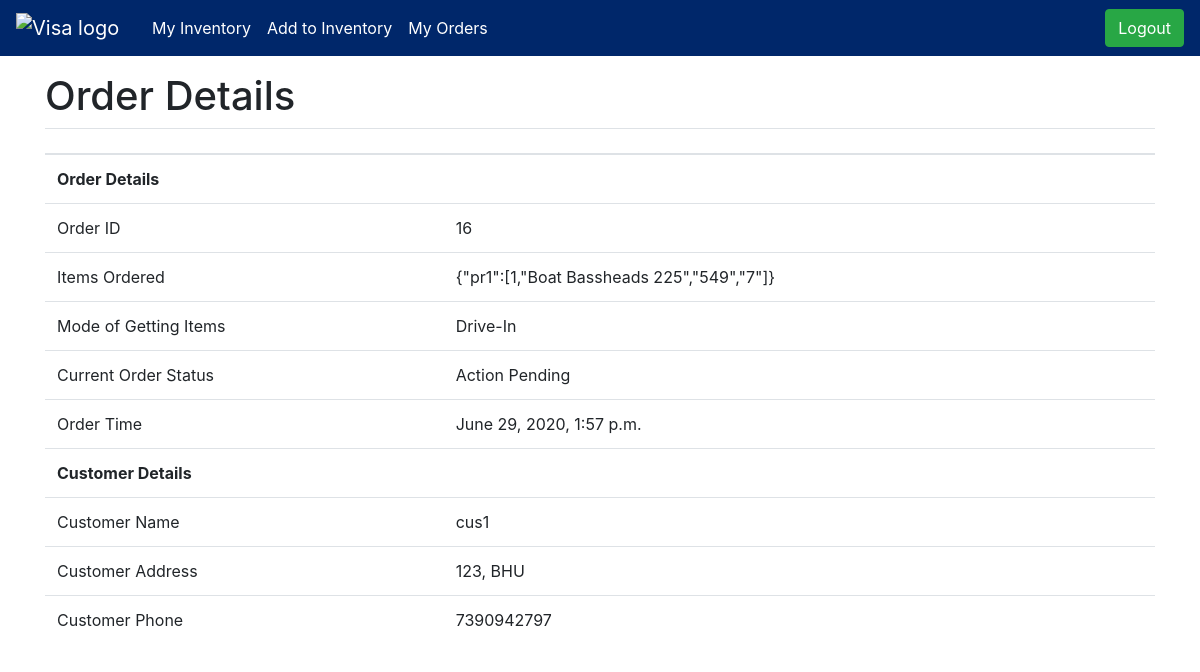
/shop/mer_order_detail/16 (signed in), run on an earlier commit of the app's database.
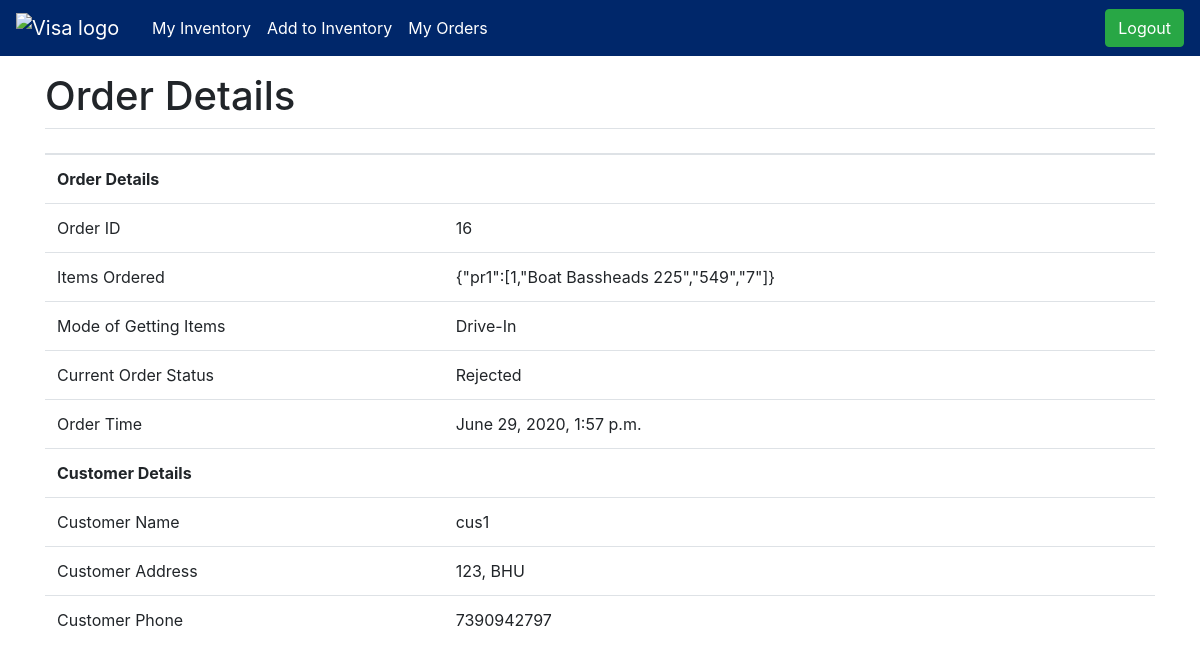
And on a later commit of the database.
### shop/models.py (models this page shows, shortened)
class Order(models.Model):
    order_id=models.AutoField(primary_key=True)
    items_json=models.CharField(max_length=5000)
    user = models.ForeignKey('UserRegistration', on_delete=models.CASCADE, null = True, related_name='usernames')
    is_delivery = models.BooleanField(default = False, blank = True)
    time = models.DateTimeField(null=True)
    est_time = models.DateTimeField(null=True)
    order_status = models.CharField(max_length=50, default="Action Pending", null=True)
    merchant = models.ForeignKey('UserRegistration', on_delete = models.CASCADE, null =True,related_name='merchant')

class UserRegistration(models.Model):
    user = models.OneToOneField(User,on_delete=models.CASCADE)
    is_merchant = models.BooleanField(default = False, blank = True)
    address = models.CharField(max_length=500)
    zipcode = models.CharField(max_length=6)
    phone = models.CharField(max_length=10)
    city = models.CharField(max_length=50)
    name = models.CharField(max_length=50, null = True)
    state = models.CharField(max_length=50)
    house_no = models.CharField(max_length=50, null = True)
    area = models.CharField(max_length=100, null = True)
    wait_time=models.CharField(max_length=10, null=True)
    slots=models.CharField(max_length=200,null=True)

### shop/views.py (the view, shortened to what this page needs)
# urls.py: path('mer_order_detail/<int:order_id>', views.mer_order_detail, name='mer_order_detail'),
@login_required
def mer_order_detail(request, order_id):
    order = Order.objects.filter(order_id=order_id).first()
    return render(request, 'shop/mer_order_detail.html', {'order': order})

### shop/templates/shop/mer_order_detail.html (shortened to what this page needs)
<!doctype html>
<html lang="en">
<head>
  <link rel="stylesheet" href="https://stackpath.bootstrapcdn.com/bootstrap/4.2.1/css/bootstrap.min.css"
>
</head>
<body>
  <nav class="navbar navbar-expand-lg navbar-dark visa">
    <img class="navbar-brand" style="width: 7rem;" src="https://cdn.visa.com/cdn/assets/images/logos/visa/logo.png" alt="Visa logo">
    <div class="collapse navbar-collapse" id="navbarSupportedContent">
      <ul class="navbar-nav mr-auto">
        <li class="nav-item active">
          <a class="nav-link" href="/shop">My Inventory <span class="sr-only">(current)</span></a>
        </li>
        <li class="nav-item active">
          <a class="nav-link" href="{% url 'shop:product_add' %}">Add to Inventory</a>
        </li>
        <li class="nav-item active">
          <a class="nav-link" href="{% url 'shop:mer_order_list' %}">My Orders</a>
        </li>
      </ul>
      {% if user.is_authenticated %}
      <a href="{% url 'shop:logout' %}"><button class="btn btn-success" type="button">Logout</button></a>
      {% else %}
      <a href="{% url 'shop:login' %}"><button type="button" class="btn btn-success">Log In</button></a>
      {% endif %}
    </div>
  </nav>
  <div class="container my-3">
    <h1>Order Details</h1>
    <table class="table table-hover">
      <thead>
        <tr>
          <th scope="col"></th>
          <th scope="col"></th>
        </tr>
      </thead>
      <tbody>
        <tr>
          <td colspan="2"><strong>Order Details<strong></td>
        </tr>
        <tr>
          <td>Order ID</td>
          <td>{{order.order_id}}</td>
        </tr>
        <tr>
          <td>Items Ordered</td>
          <td>{{order.items_json}}</td>
        </tr>
        <tr>
          <td>Mode of Getting Items</td>
          {% if order.is_delivery %}
          <td>Home Delivery</td>
          {% else %}
          <td>Drive-In</td>
          {% endif %}
        </tr>
        <tr>
          <td>Current Order Status</td>
          <td id="order_stat">{{order.order_status}}</td>
        </tr>
        <tr>
          <td>Order Time</td>
          <td>{{order.time}}</td>
        </tr>
        <tr>
          <td colspan="2"><strong>Customer Details</strong></td>
        </tr>
        <tr>
          <td>Customer Name</td>
          <td>{{order.user.name}}</td>
        </tr>
        <tr>
          <td>Customer Address</td>
          <td>{{order.user.address}}</td>
        </tr>
        <tr>
          <td>Customer Phone</td>
          <td>{{order.user.phone}}</td>
        </tr>
      </tbody>
    </table>
    </div>
</body>
</html>

What changed in the data, as far as the page shows it:
changed Order "{\"pr1\":[1,\"Boat Bassheads 225\",\"549\",\"7\"]}": order_status "Action Pending" → "Rejected"
